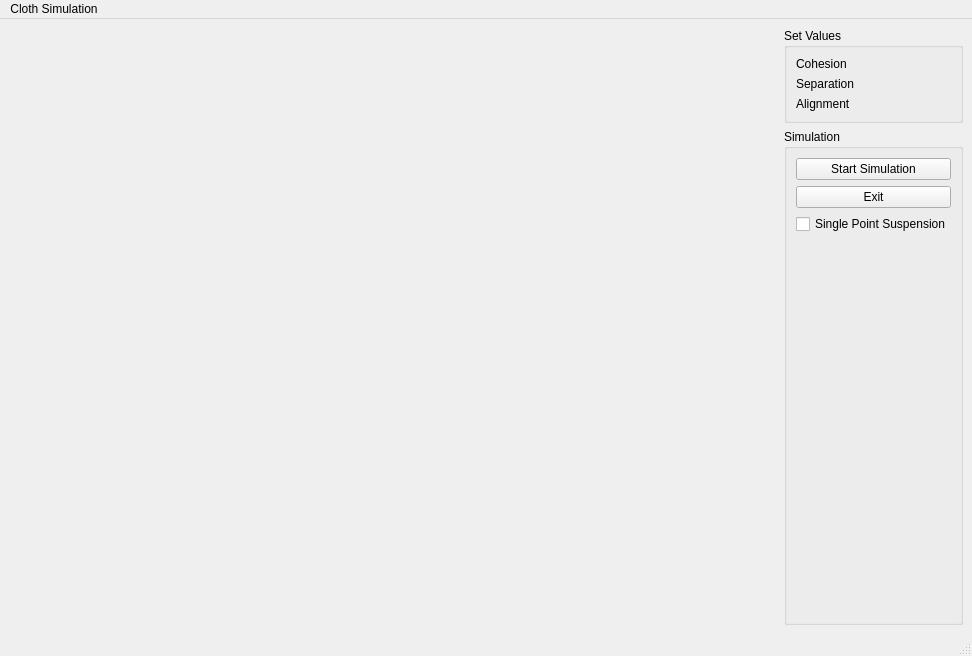
<?xml version="1.0" encoding="UTF-8"?>
<ui version="4.0">
 <class>MainWindow</class>
 <widget class="QMainWindow" name="MainWindow">
  <property name="geometry">
   <rect>
    <x>0</x>
    <y>0</y>
    <width>972</width>
    <height>656</height>
   </rect>
  </property>
  <property name="focusPolicy">
   <enum>Qt::NoFocus</enum>
  </property>
  <property name="windowTitle">
   <string>Cloth Simulation</string>
  </property>
  <widget class="QWidget" name="centralwidget">
   <layout class="QGridLayout" name="s_mainWindowGridLayout">
    <item row="1" column="1">
     <widget class="QGroupBox" name="s_drawGB">
      <property name="title">
       <string>Simulation</string>
      </property>
      <layout class="QGridLayout" name="gridLayout_2">
       <item row="3" column="0">
        <widget class="QCheckBox" name="m_suspension">
         <property name="text">
          <string>Single Point Suspension</string>
         </property>
        </widget>
       </item>
       <item row="1" column="0">
        <widget class="QPushButton" name="m_startsimulation">
         <property name="text">
          <string>Start Simulation</string>
         </property>
        </widget>
       </item>
       <item row="2" column="0">
        <widget class="QPushButton" name="m_exit">
         <property name="text">
          <string>Exit</string>
         </property>
        </widget>
       </item>
       <item row="4" column="0">
        <spacer name="verticalSpacer">
         <property name="orientation">
          <enum>Qt::Vertical</enum>
         </property>
         <property name="sizeHint" stdset="0">
          <size>
           <width>20</width>
           <height>40</height>
          </size>
         </property>
        </spacer>
       </item>
      </layout>
     </widget>
    </item>
    <item row="0" column="0">
     <spacer name="horizontalSpacer">
      <property name="orientation">
       <enum>Qt::Horizontal</enum>
      </property>
      <property name="sizeHint" stdset="0">
       <size>
        <width>40</width>
        <height>20</height>
       </size>
      </property>
     </spacer>
    </item>
    <item row="0" column="1">
     <widget class="QGroupBox" name="s_transformGB">
      <property name="title">
       <string>Set Values</string>
      </property>
      <layout class="QVBoxLayout" name="verticalLayout">
       <item>
        <widget class="QLabel" name="label_2">
         <property name="text">
          <string>Cohesion</string>
         </property>
        </widget>
       </item>
       <item>
        <widget class="QLabel" name="label_3">
         <property name="text">
          <string>Separation</string>
         </property>
        </widget>
       </item>
       <item>
        <widget class="QLabel" name="label_4">
         <property name="text">
          <string>Alignment</string>
         </property>
        </widget>
       </item>
      </layout>
     </widget>
    </item>
   </layout>
  </widget>
  <widget class="QMenuBar" name="menubar">
   <property name="geometry">
    <rect>
     <x>0</x>
     <y>0</y>
     <width>972</width>
     <height>23</height>
    </rect>
   </property>
   <widget class="QMenu" name="menuCloth_Simulation">
    <property name="title">
     <string>Cloth Simulation</string>
    </property>
   </widget>
   <addaction name="menuCloth_Simulation"/>
  </widget>
  <widget class="QStatusBar" name="statusbar"/>
 </widget>
 <resources/>
 <connections/>
</ui>
